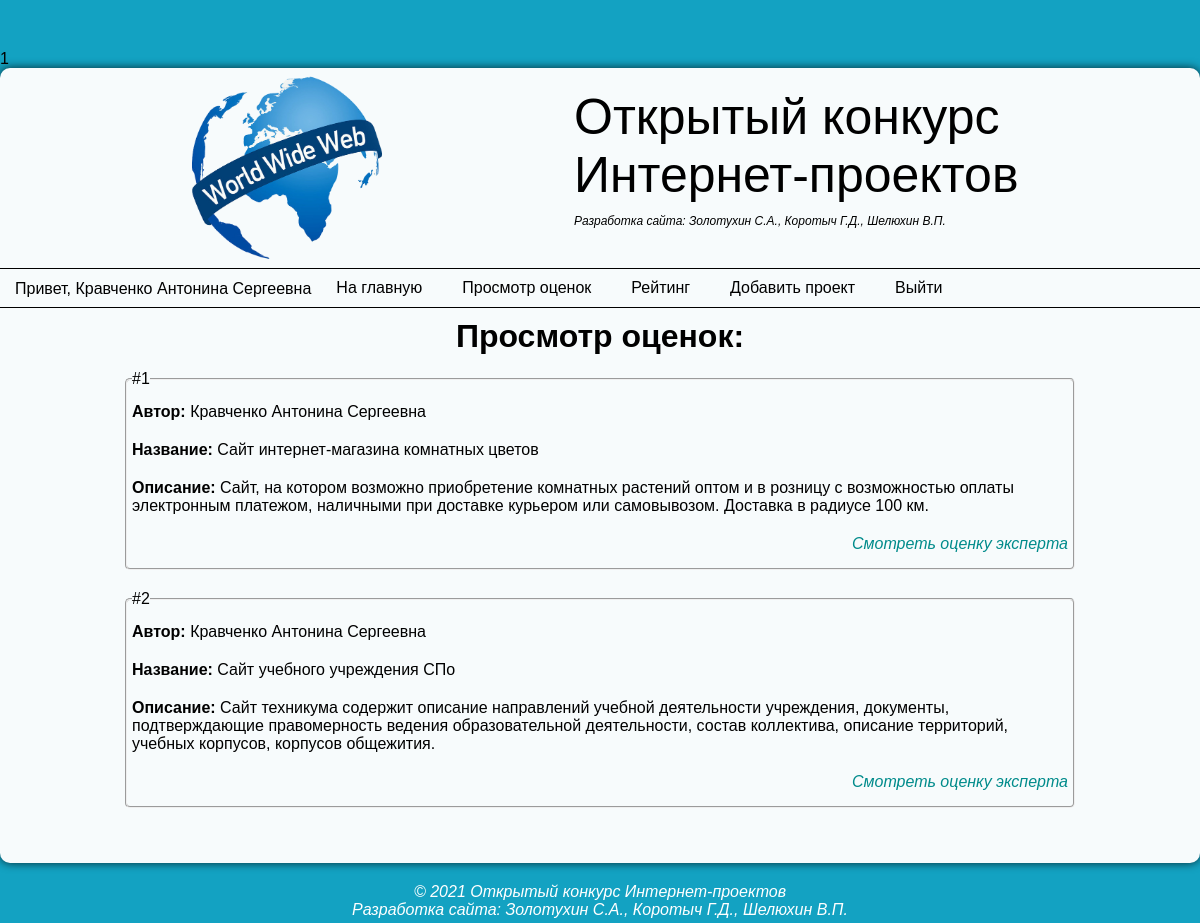
/ozenki.php (signed in), run on the app's committed database.
### tables this page shows
CREATE TABLE `users` (
  `id` int(11) NOT NULL,
  `name` varchar(255) NOT NULL,
  `login` varchar(255) NOT NULL,
  `password` varchar(255) NOT NULL,
  `repassword` varchar(255) NOT NULL,
  `grp` int(2) NOT NULL
);

CREATE TABLE `works` (
  `id` int(255) NOT NULL,
  `name` varchar(255) NOT NULL,
  `title` varchar(255) NOT NULL,
  `description` text NOT NULL,
  `id_login` int(255) NOT NULL
);

### ozenki.php (the view, shortened to what this page needs)
<?php session_start(); require_once 'connect.php';
$login = $_SESSION['login'];
$grpandname = mysqli_query($connect, "SELECT * FROM `users` WHERE `login` = '$login'");
while($user = mysqli_fetch_assoc($grpandname)) {
    $name = $user['name'];
    $grp = $user['grp'];
    $id = $user['id'];
}
   ?>
<!DOCTYPE html>
<html>
<head>
    <link rel="stylesheet" href="main.css">
</head>
<body>
    <main>
      <?php include "header.php";?>
       <h1>Просмотр оценок:</h1>
        <section class="viewmarks">
            <?php
            $worksbyid = mysqli_query($connect, "SELECT * FROM `works` WHERE `id_login` = '$id'");
            $allworksbyid = mysqli_fetch_all($worksbyid);
            foreach($allworksbyid as $allworks) {
                echo '<div class="works">
                        <fieldset>
                            <legend>#'.$allworks[0].'</legend>
                            <p><b>Автор: </b>'.$allworks[1].'</p>
                            <p><b>Название: </b>'.$allworks[2].'</p>
                            <p><b>Описание: </b>'.$allworks[3].'</p>
                            <p align="right"><a href="/prosmotr_ozenki.php?id='.$allworks[0].'"><i>Смотреть оценку эксперта</i></a></p>
                        </fieldset></div>';
            }
            ?>
        </section>
    </main>
    <footer> &copy; 2021 Открытый конкурс Интернет-проектов <br> Разработка сайта: Золотухин С.А., Коротыч Г.Д., Шелюхин В.П.</footer>
</body>
</html>

### header.php (shortened to what this page needs)
 <header>
       <div class="logo">
           <img src="img/logo_burned.png" alt="">
       </div>
       <div class="headertext">
           <p>Открытый конкурс <br>Интернет-проектов</p>
           <span class="headerinfo">Разработка сайта: Золотухин С.А., Коротыч Г.Д., Шелюхин В.П.</span>
       </div>
</header>
        <nav>
            <ul>
                <?php if($grp == 2) echo '
                <li class="welcome">Привет, '.$name.'</li>
                <li><a href="index.php">На главную</a></li>
                <li><a href="ozenki.php">Просмотр оценок</a></li>
                <li><a href="reiting.php">Рейтинг</a></li>
                <li><a href="add_uchastnik.php">Добавить проект</a></li>
                <li><a href="logout.php">Выйти</a></li>
                ';
                else echo '
                <li><a href="index.php">На главную</a></li>
                <li><a href="reiting.php">Рейтинг</a></li>
                <li><a href="reg.php">Регистрация</a></li>
                <li><a href="login.php">Войти</a></li>';?>
            </ul>
        </nav>

### main.css (style rules this page uses)
* { list-style: none; margin: 0; padding: 0; box-sizing: border-box; }
a { color: darkcyan; text-decoration: none; }
html, body { height: 100%; }
body { font-family: Arial, Verdana, sans-serif; background-color: rgb(19, 162, 194); margin-top: 50px; }
h1 { text-align: center; font-family: Arial, Tahoma; padding: 10px; }
p { padding: 10px 0; }
main { margin: 0px auto; max-width: 1200px; -webkit-box-shadow: 0px 0px 10px 0px rgba(0,0,0,0.75); -moz-box-shadow: 0px 0px 10px 0px rgba(0,0,0,0.75); box-shadow: 0px 0px 10px 0px rgba(0,0,0,0.75); margin-bottom: 20px; background: #f7fbfc; border-radius: 10px; }
main:after { content: ""; display: block; }
footer, main:after { height: 40px; }
header { display: flex; flex-wrap: wrap; justify-content: space-evenly; width: 100%; }
header img { border-top-left-radius: 5px; border-top-right-radius: 5px; }
.logo img { height: 200px; }
header p { font: 50px Arial, Verdana, sans-serif; font-weight: 300; }
.headerinfo { font-size: 12px; font-style: italic; }
.headertext { padding: 10px 0; }
nav { max-width: 1200px; height: 40px; border-top: 1px solid black; border-bottom: 1px solid black; }
nav ul { display: flex; padding: 10px; height: 40px; }
nav ul li a { margin: 0 10px; text-decoration: none; font-size: 16px; color: black; padding: 10px; height: 40px; }
.welcome { color: black; line-height: 20px; margin: 0 5px 0 5px; }
footer { text-align: center; font-style: italic; color: white; }
.works { width: 80%; padding: 5px; margin: 0 auto; margin-bottom: 10px; }
fieldset { padding: 5px; border-radius: 5px; }
section { margin: 0 auto; display: flex; justify-content: space-evenly; flex-wrap: wrap; }

### data on the page
users: name "Кравченко Антонина Сергеевна"
works: id "1", name "Кравченко Антонина Сергеевна", title "Сайт интернет-магазина комнатных цветов", description "Сайт, на котором возможно приобретение комнатных растений оптом и в розницу с возможностью оплаты электронным платежом, наличными при доставке курьером или самовывозом. Доставка в радиусе 100 км."
works: id "2", name "Кравченко Антонина Сергеевна", title "Сайт учебного учреждения СПо", description "Сайт техникума содержит описание направлений учебной деятельности учреждения, документы, подтверждающие правомерность ведения образовательной деятельности, состав коллектива, описание территорий, учебных корпусов, корпусов общежития."
